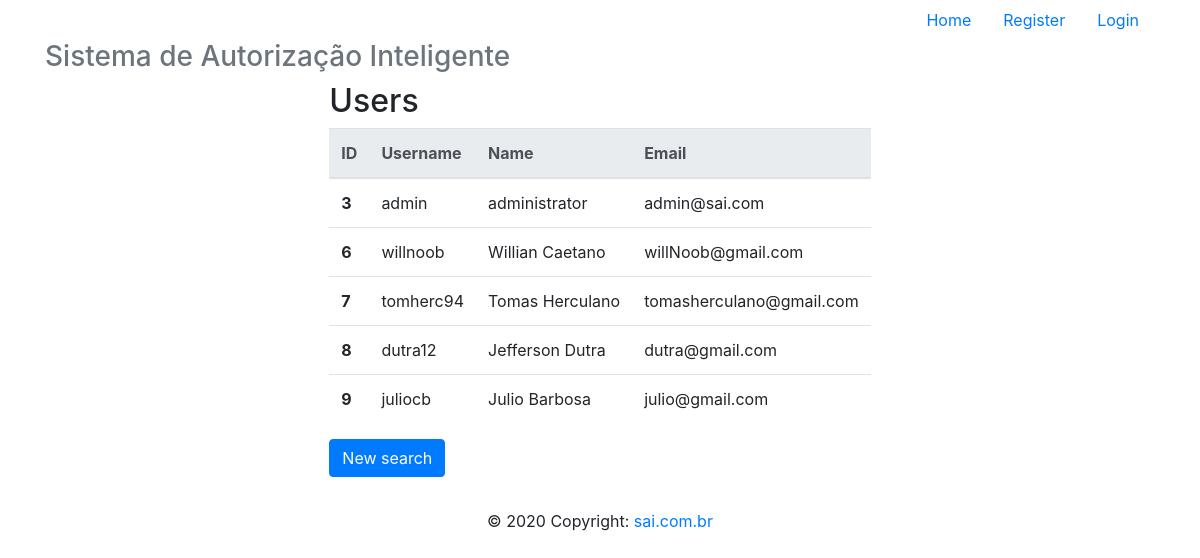
The app's page /readAll, older data.
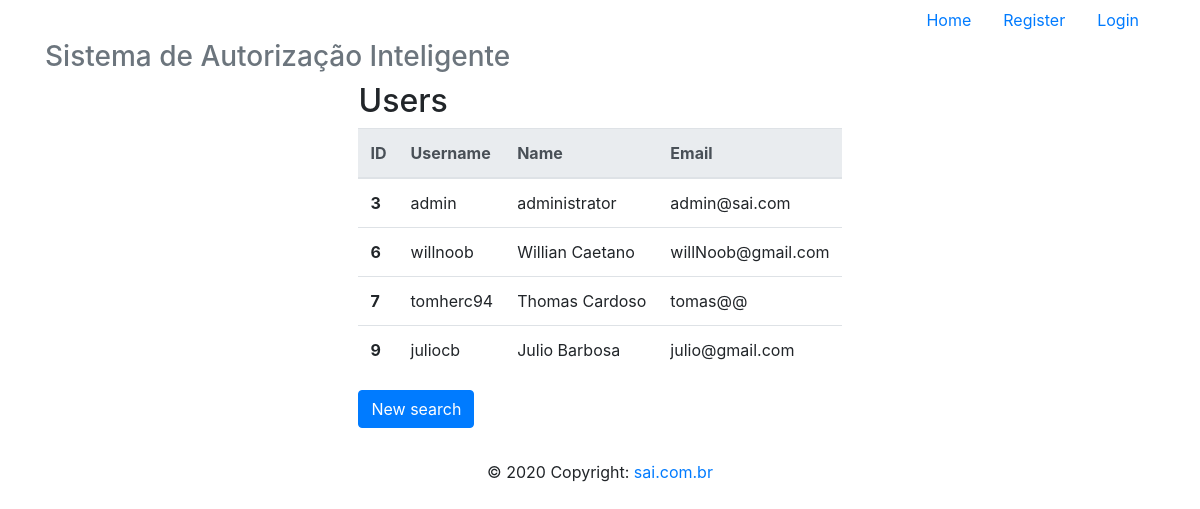
The same page, newer data.
### app/models/tables.py (models this page shows, shortened)
class User(db.Model):
    __tablename__ = "users"
    id = db.Column(db.Integer, primary_key=True)
    username = db.Column(db.String, unique=True)
    password = db.Column(db.String)
    name = db.Column(db.String)
    email = db.Column(db.String, unique=True)

### app/controllers/default.py (the view)
@app.route("/readAll", methods=['GET', 'POST'])
def readAll():
    lista = User.query.all()
    return render_template('readAll.html',
                            lista=lista)

### app/templates/readAll.html
{% extends 'base.html' %}
{% block content %}
    <div class="d-flex justify-content-center">
        <div class="form-group">
                <h2>Users</h2>
            <table class="table">
                <thead class="thead-light">
                <tr>
                    <th scope="col">ID</th>
                    <th scope="col">Username</th>
                    <th scope="col">Name</th>
                    <th scope="col">Email</th>
                </tr>
                </thead>
                <tbody>
                    {% for user in lista %}
                        <tr>
                            <th scope="row">{{ user.id }}</th>
                            <td>{{ user.username }}</td>
                            <td>{{ user.name }}</td>
                            <td>{{ user.email }}</td>
                        </tr>
                    {% endfor %}
                </tbody>
            </table>
            <form action="{{ url_for('read') }}" method="POST">
                <button type="submit" class="btn btn-primary" name="newSearch">New search</button>
            </form>
        </div>
    </div>
{% endblock %}

### app/templates/base.html (shortened to what this page needs)
<!DOCTYPE html>
<html lang="pt-br">
  <head>
    <link href="{{ url_for('static',filename='css/bootstrap.min.css') }}" rel="stylesheet">
  </head>
  <body>
    <div class="container">
      <div class="header clearfix">
        <nav>
          <ul class="nav nav-pills justify-content-end">
            <li class="nav-item">
              <a class="nav-link" href="{{ url_for('index') }}">Home</a>
            </li>
            {% if current_user.is_authenticated %}
              {% if current_user.username == 'admin' %}
                <li class="nav-item">
                  <a class="nav-link" href="{{ url_for('logout') }}">Logout</a>
                </li>
              {% else %}
                <li class="nav-item">
                  <a class="nav-link" href="{{ url_for('whitelist') }}">White List</a>
                </li>
                <li class="nav-item">
                  <a class="nav-link" href="{{ url_for('logout') }}">Logout</a>
                </li>
              {% endif %}
            {% else %}
              <li class="nav-item">
                <a class="nav-link" href="{{ url_for('register') }}">Register</a>
              </li>
              <li class="nav-item">
                <a class="nav-link" href="{{ url_for('login') }}">Login</a>
              </li>
            {% endif %}
          </ul>
        </nav>
        <h3 class="text-muted">Sistema de Autorização Inteligente</h3>
      </div>
      {% block content %}
      {% endblock %}
    <footer class="page-footer font-small blue">
      <div class="footer-copyright text-center py-3">© 2020 Copyright:
        <a href="#"> sai.com.br</a>
      </div>
    </footer>
    </div>
  </body>
</html>

Row changes from the older to the newer data that the page shows:
removed User: id "8", username "dutra12", name "Jefferson Dutra", email "dutra@gmail.com"
changed User "tomherc94": name "Tomas Herculano" → "Thomas Cardoso"; email "tomasherculano@gmail.com" → "tomas@@"
